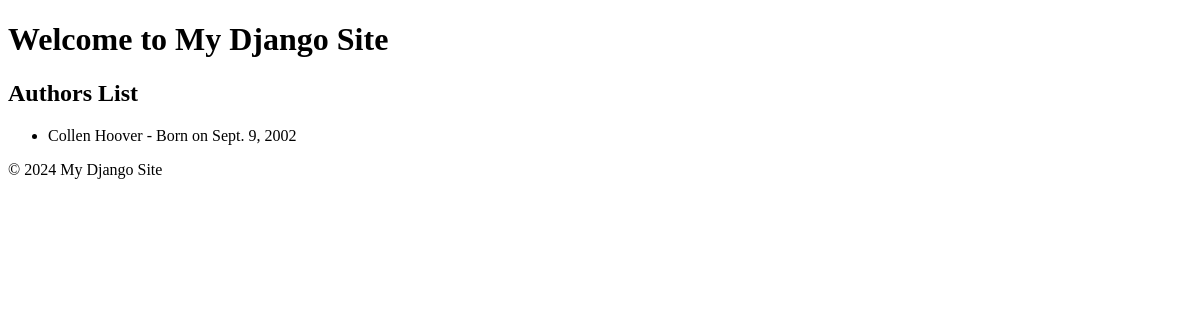
/hello/home/, run on an earlier commit of the app's database.
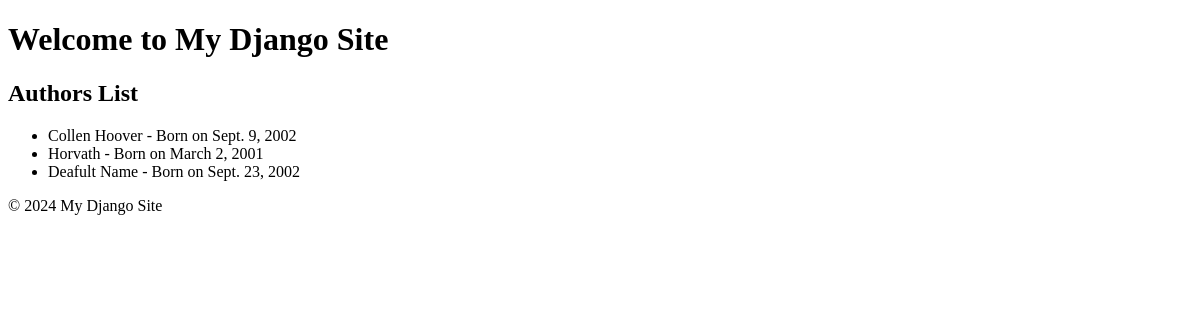
And on a later commit of the database.
### api/models.py (models this page shows, shortened)
class Author(models.Model):
    name = models.CharField(max_length=100)
    birth_date = models.DateField()

### api/views.py (the view)
# urls.py: path("home/", views.home, name="home"),
def home(request):
    authors = Author.objects.all()
    return render(request, "index.html", {"authors": authors})

### templates/index.html (shortened to what this page needs)
{% extends 'base.html' %}
{% block pagecontent %}
<h2>Authors List</h2>
<ul>
    {% for author in authors %}
        <li>{{ author.name }} - Born on {{ author.birth_date }}</li>
    {% empty %}
        <li>No authors found.</li>
    {% endfor %}
</ul>
{% endblock %}

### templates/base.html (shortened to what this page needs)
{% load static %}
<!DOCTYPE html>
<html lang="en">
<head>
    <link rel="stylesheet" href="{% static 'css/main.css' %}" type="text/css" />
</head>
<body>
    <div class="container">
        <header>
            <h1>Welcome to My Django Site</h1>
        </header>
        {% block pagecontent %}
        {% endblock %}
        <footer>
            <p>&copy; 2024 My Django Site</p>
        </footer>
    </div>
</body>
</html>

What changed in the data, as far as the page shows it:
added Author: name "Horvath", birth_date "March 2, 2001"
added Author: name "Deafult Name", birth_date "Sept. 23, 2002"
